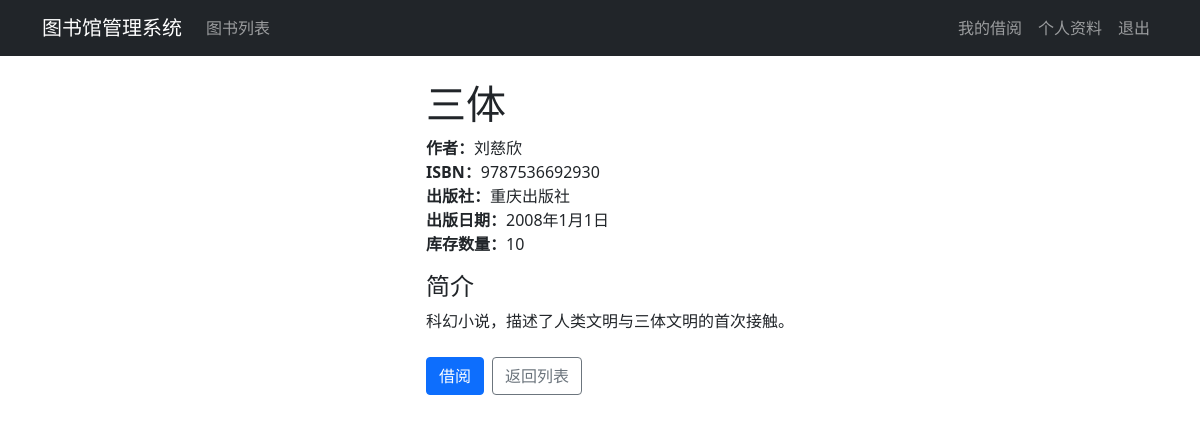
/1/ (signed in), run on the app's committed database.
### apps/books/models.py (models this page shows, shortened)
class Book(models.Model):
    title = models.CharField('书名', max_length=200)
    authors = models.CharField('作者', max_length=200)
    isbn = models.CharField('ISBN', max_length=13, unique=True)
    publisher = models.CharField('出版社', max_length=200)
    publication_date = models.DateField('出版日期')
    introduction = models.TextField('简介')
    cover = models.ImageField('封面', upload_to='book_covers/', null=True, blank=True)
    quantity = models.PositiveIntegerField('库存数量', default=0)
    created_at = models.DateTimeField('创建时间', default=timezone.now)
    updated_at = models.DateTimeField('更新时间', auto_now=True)
    class Meta:
        verbose_name = '图书'
        verbose_name_plural = '图书'
        ordering = ['-created_at']

### apps/books/views.py (the view)
# urls.py: path('<int:pk>/', views.book_detail, name='book_detail'),
@login_required
def book_detail(request, pk):
    book = get_object_or_404(Book, pk=pk)
    book_records = BorrowRecord.objects.filter(book=book).order_by('-borrow_date')[:5]
    return render(request, 'books/book_detail.html', {
        'book': book,
        'book_records': book_records
    })

### templates/books/book_detail.html (shortened to what this page needs)
{% extends 'base.html' %}
{% block content %}
<div class="container">
    <div class="row">
        <div class="col-md-4">
        </div>
        <div class="col-md-8">
            <h1>{{ book.title }}</h1>
            <div class="mb-3">
                <strong>作者：</strong>{{ book.authors }}<br>
                <strong>ISBN：</strong>{{ book.isbn }}<br>
                <strong>出版社：</strong>{{ book.publisher }}<br>
                <strong>出版日期：</strong>{{ book.publication_date }}<br>
                <strong>库存数量：</strong>{{ book.quantity }}
            </div>
            <div class="mb-4">
                <h4>简介</h4>
                <p>{{ book.introduction }}</p>
            </div>
            <div class="d-flex gap-2">
                {% if user.is_authenticated %}
                    {% if book.quantity > 0 %}
                        <form method="post" action="{% url 'borrowing:borrow_book' book.pk %}">
                            <button type="submit" class="btn btn-primary">借阅</button>
                        </form>
                    {% else %}
                        <button class="btn btn-secondary" disabled>暂无库存</button>
                    {% endif %}
                {% else %}
                    <a href="{% url 'users:login' %}" class="btn btn-primary">登录后借阅</a>
                {% endif %}
                <a href="{% url 'books:book_list' %}" class="btn btn-outline-secondary">返回列表</a>
            </div>
        </div>
    </div>
</div>
{% endblock %}

### data on the page
Book: title "三体", authors "刘慈欣", isbn "9787536692930", publisher "重庆出版社", publication_date "2008年1月1日", quantity "10", introduction "科幻小说，描述了人类文明与三体文明的首次接触。"
